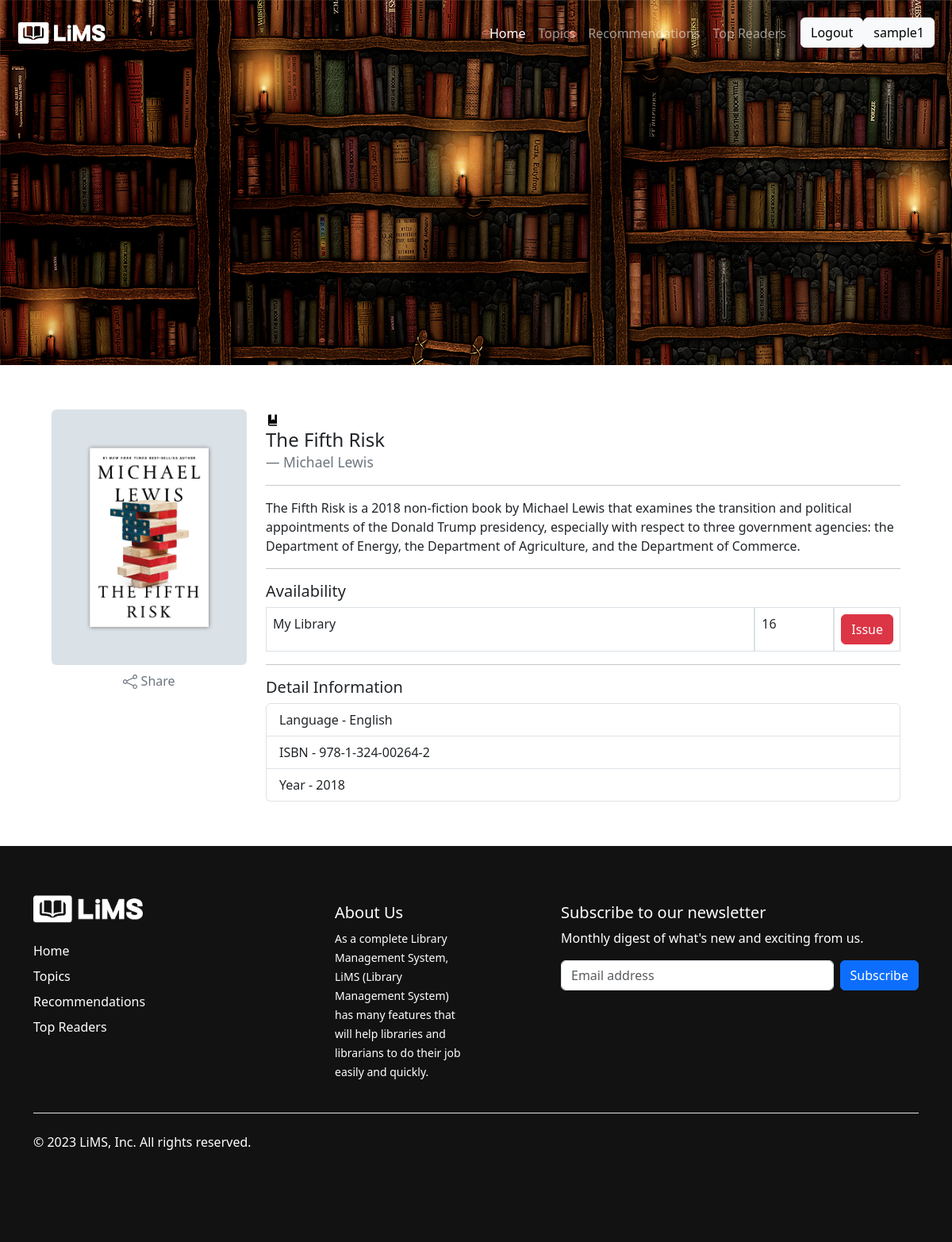
Page /book/35554c57e21a41ed9c2fca5091396431 (signed in) on the committed database.
### sampleApp/models.py (models this page shows, shortened)
class User(AbstractUser):
    username = models.CharField(
        max_length=150,
        unique=True,
        default='default_username'
    )
    user_permissions = models.ManyToManyField(
        'auth.Permission',
        verbose_name='user permissions',
        blank=True,
        related_name='custom_user_set'
    )
    groups = models.ManyToManyField(
        'auth.Group',
        verbose_name='user groups',
        blank=True,
        related_name='custom_user_set'
    )
    email = models.EmailField(unique=True)
    profile_image = models.ImageField(
        upload_to='covers/profile', default='covers/profile/user.png')

class Book(models.Model):
    id = models.UUIDField(default=uuid.uuid4, primary_key=True)
    title = models.CharField(max_length=200)
    description = models.TextField()
    cover_image = models.ImageField(upload_to='covers/')
    categories = models.ManyToManyField(Category)
    author = models.CharField(max_length=20)
    availability = models.IntegerField(default=0)
    language = models.CharField(max_length=20)
    isbn = models.CharField(max_length=50)
    year = models.IntegerField(blank=True, validators=[
                               MinValueValidator(1800), MaxValueValidator(2023)])

### sampleApp/views.py (the view)
# urls.py: path('book/<str:book_id>', views.view_book, name='temp'),
def view_book(request, book_id):
    if request.user.is_authenticated:
        book = Book.objects.get(pk=book_id)
        user_id = request.user.id
        user = User.objects.get(pk=user_id)
        issued_books = BookIssue.objects.filter(user=user, book=book).count()
        print(issued_books)
        return render(request, 'book.html', {'book': book, 'issued_books': issued_books, 'count': issued_books})
    else:
        return redirect('login')

### templates/book.html (shortened to what this page needs)
{% load static %}
<!DOCTYPE html>
<html lang="en">
  <head>
    <link
      href="https://cdn.jsdelivr.net/npm/bootstrap@5.3.1/dist/css/bootstrap.min.css"
      rel="stylesheet"
    />
  </head>
  <body>
    <div
      class="header-background"
      style="height: 460px; background-image: url(/static/images/bg.jpg)"
    >
      <nav class="navbar navbar-expand-lg navbar-dark shadow-5-strong">
        <div class="container-fluid">
          <a class="navbar-brand" href="/#">
            <img
              src="{% static 'images/logo-bw.png' %}"
              alt=""
              style="height: 58px"
            />
          </a>
          <div class="collapse navbar-collapse" id="navbarText">
            <ul class="navbar-nav mb-2 mb-lg-0 justify-content-end">
              <li class="nav-item">
                <a class="nav-link active" aria-current="page" href="/#"
                  >Home</a
                >
              </li>
              <li class="nav-item">
                <a class="nav-link" href="/#topics">Topics</a>
              </li>
              <li class="nav-item">
                <a class="nav-link" href="/#recom">Recommendations</a>
              </li>
              <li class="nav-item">
                <a class="nav-link" href="/#topread">Top Readers</a>
              </li>
              {% if user.is_authenticated %}
              <li class="nav-item login-reg-btn">
                <div class="btn-group" role="group" aria-label="Basic example">
                  <a href="/logout"
                    ><button type="button" class="btn btn-light">
                      Logout
                    </button></a
                  >
                  <a href="/profile"
                    ><button type="button" class="btn btn-light">
                      {{user.username}}
                    </button></a
                  >
                </div>
              </li>
              {% endif %}
            </ul>
          </div>
        </div>
      </nav>
    </div>
    <div class="container body-content">
      <div class="d-flex book-content">
        <div class="p-2 flex-shrink-1">
          <div class="cover-bg rounded bg-grey-light">
            <img
              src="{{book.cover_image.url}}"
              alt=""
              class="cover"
              width="150px"
            />
          </div>
          <div class="d-flex flex-row justify-content-center text-sm my-2">
            <a
              href="javascript:void(0)"
              class="text-decoration-none text-secondary"
            >
              Share
            </a>
          </div>
        </div>
        <div class="p-2">
          <div>
            <img src="{% static 'images/bookmark.png' %}" alt="" width="17px" />
          </div>
          <div class="book-details">
            <blockquote class="blockquote">
              <h4 class="mb-3">{{book.title}}</h4>
              <footer class="blockquote-footer">{{book.author}}</footer>
            </blockquote>
            <hr />
            <p class="description">{{book.description}}</p>
            <hr />
            <h5>Availability</h5>
            <div class="d-flex">
              <div class="p-2 flex-grow-1 library-name avail">My Library</div>
              <div class="p-2 avail book-qty">{{book.availability}}</div>
              {% if count == 1 %}
              <div class="p-2 avail">
                <button type="button" class="btn btn-danger" disabled>
                  Issued
                </button>
              </div>
              {% else %}
              <div class="p-2 avail">
                <a href="{% url 'update1' book_id=book.id user_id=user.id %}"
                  ><button type="button" class="btn btn-danger">
                    Issue
                  </button></a
                >
              </div>
              {% endif %}
            </div>
            <hr />
            <h5>Detail Information</h5>
            <ul class="list-group">
              <li class="list-group-item">Language - {{book.language}}</li>
              <li class="list-group-item">ISBN - {{book.isbn}}</li>
              <li class="list-group-item">Year - {{book.year}}</li>
            </ul>
          </div>
        </div>
      </div>
    </div>
    <div class="container-fluid footer-section">
      <div class="container">
        <footer class="py-5">
          <div class="row">
            <div class="col-6 col-md-2 mb-3">
              <h5>
                <img
                  src="{% static 'images/logo-bw-ftr.png' %}"
                  alt=""
                  height="64px"
                />
              </h5>
              <ul class="nav flex-column">
                <li class="nav-item mb-2">
                  <a href="/#" class="nav-link p-0">Home</a>
                </li>
                <li class="nav-item mb-2">
                  <a href="/#topics" class="nav-link p-0">Topics</a>
                </li>
                <li class="nav-item mb-2">
                  <a href="/#recom" class="nav-link p-0">Recommendations</a>
                </li>
                <li class="nav-item mb-2">
                  <a href="/#topread" class="nav-link p-0">Top Readers</a>
                </li>
              </ul>
            </div>
            <div class="col-6 col-md-2 mb-3"></div>
            <div class="col-6 col-md-2 mb-3">
              <br />
              <h5>About Us</h5>
              <small
                >As a complete Library Management System, LiMS (Library
                Management System) has many features that will help libraries
                and librarians to do their job easily and quickly.</small
              >
            </div>
            <div class="col-md-5 offset-md-1 mb-3">
              <br />
              <form>
                <h5>Subscribe to our newsletter</h5>
                <p>Monthly digest of what's new and exciting from us.</p>
                <div class="d-flex flex-column flex-sm-row w-100 gap-2">
                  <input
                    id="newsletter1"
                    type="text"
                    class="form-control"
                    placeholder="Email address"
                  />
                  <button class="btn btn-primary" type="button">
                    Subscribe
                  </button>
                </div>
              </form>
            </div>
          </div>
          <div
            class="d-flex flex-column flex-sm-row justify-content-between py-4 my-4 border-top"
          >
            <p>© 2023 LiMS, Inc. All rights reserved.</p>
            <ul class="list-unstyled d-flex">
              <li class="ms-3">
                <a class="link-dark" href="#"
                  ><svg class="bi" width="24" height="24">
                    <use xlink:href="#twitter"></use></svg
                ></a>
              </li>
              <li class="ms-3">
                <a class="link-dark" href="#"
                  ><svg class="bi" width="24" height="24">
                    <use xlink:href="#instagram"></use></svg
                ></a>
              </li>
              <li class="ms-3">
                <a class="link-dark" href="#"
                  ><svg class="bi" width="24" height="24">
                    <use xlink:href="#facebook"></use></svg
                ></a>
              </li>
            </ul>
          </div>
        </footer>
      </div>
    </div>
  </body>
</html>

### templates/book.html (style rules this page uses)
.navbar-nav { margin-left: auto; }
.body-content { padding: 3em 0; }
.cover-bg { padding: 3rem; border-radius: 10px; background-color: #dae1e7; }
.cover { box-shadow: 0px 0px 5px 0.5px grey; }
.login-reg-btn { margin: 0 10px; }
.book-content { justify-content: center; gap: 0.5em; }
.description { width: 800px; }
.library-name { width: 400px; }
.avail { border: 0.1px solid #dae1e7; }
.book-qty { width: 100px; }
.footer-section { background-color: #121212; color: #ffffff; }
.footer-section a { color: #ffffff; }

### rows in the picture
User: username "sample1"
Book: cover_image (picture), title "The Fifth Risk", author "Michael Lewis", description "The Fifth Risk is a 2018 non-fiction book by Michael Lewis that examines the transition and political appointments of the Donald Trump presidency, especially with respect to three government agencies: the Department of Energy, the Department of Agriculture, and the Department of Commerce.", availability "16", language "English", isbn "978-1-324-00264-2", year "2018"
